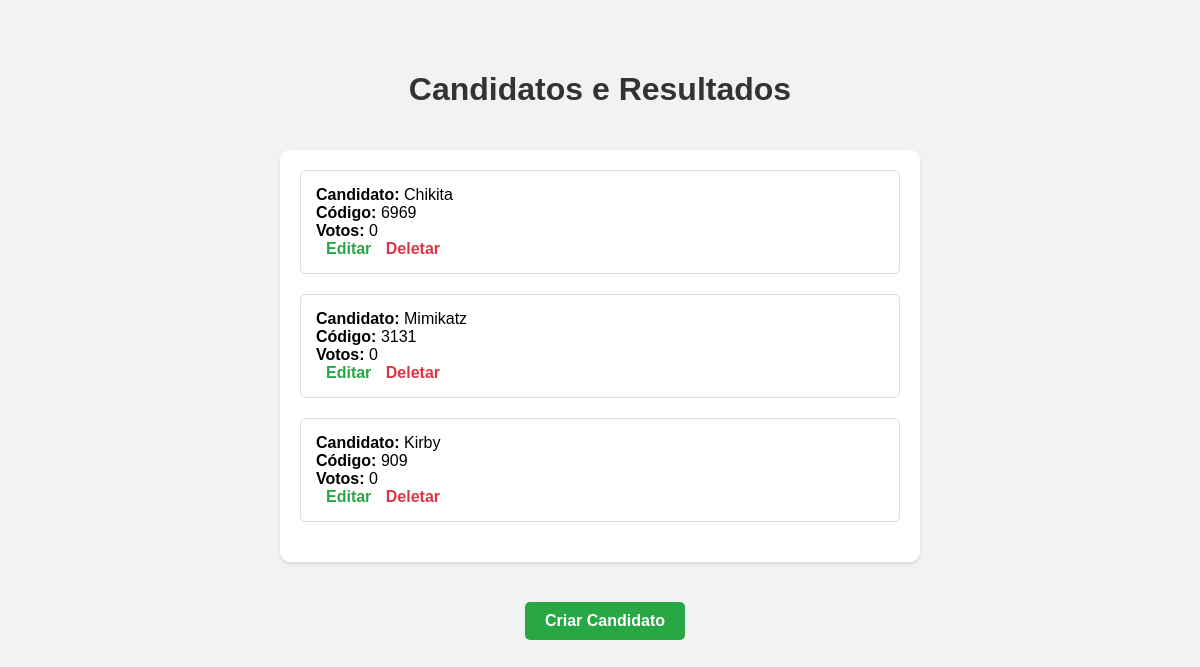
Page /dashboard on the earlier database version.
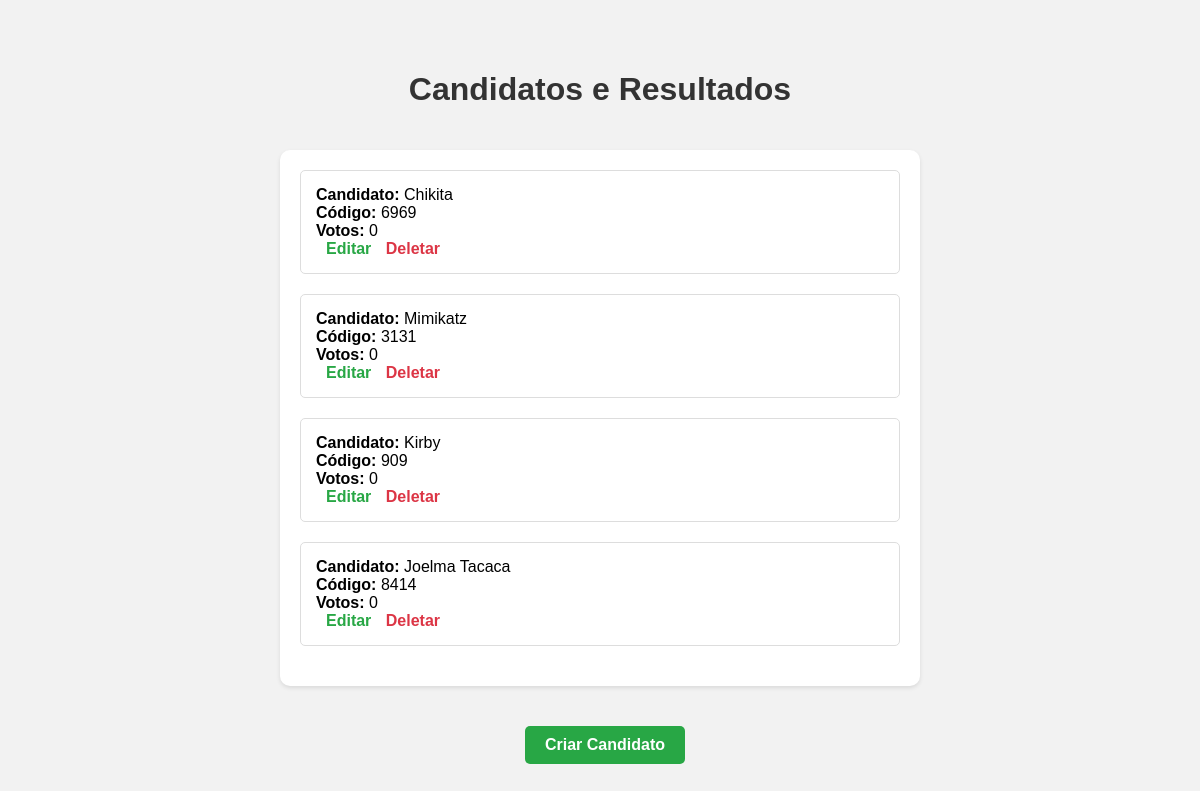
Same page on the later database version.
### app.py (models this page shows, shortened)
class Item(db.Model):
    id = db.Column(db.Integer, primary_key=True)
    cod = db.Column(db.Integer)
    candidato = db.Column(db.String(100), nullable=False)
    votos = db.Column(db.Integer, default=0)
    foto = db.Column(db.LargeBinary)
    fotodesc = db.Column(db.String(100))

### app.py (the view)
@app.route('/dashboard')
def visu():
    visu = Item.query.all()
    return render_template('dashboard.html', visu=visu)

### templates/dashboard.html (shortened to what this page needs)
<!DOCTYPE html>
<html lang="en">
<head>
</head>
<body>
    <h1>Candidatos e Resultados</h1>
    <ul>
        {% for item in visu %}
            <li>
                <strong>Candidato:</strong> {{ item.candidato }}<br>
                <strong>Código:</strong> {{ item.cod }}<br>
                <strong>Votos:</strong> {{ item.votos }}<br>
                <a class="edit" href="/editar/{{ item.id }}">Editar</a>
                <a class="delete" href="/deletar/{{ item.id }}">Deletar</a>
            </li>
        {% endfor %}
    </ul>
    <a class="create" href="/cadastro">Criar Candidato</a>
</body>
</html>

### templates/dashboard.html (style rules this page uses)
body { font-family: Arial, sans-serif; background-color: #f2f2f2; margin: 0; padding: 0; display: flex; flex-direction: column; align-items: center; }
h1 { color: #333; text-align: center; padding-top: 50px; font-family: 'Papyrus', sans-serif }
ul { list-style-type: none; padding: 0; margin: 20px auto; width: 80%; max-width: 600px; background-color: #fff; border-radius: 10px; box-shadow: 0 2px 4px rgba(0, 0, 0, 0.1); padding: 20px; }
li { margin-bottom: 20px; padding: 15px; border: 1px solid #ddd; border-radius: 5px; transition: background-color 0.3s ease-in-out; }
strong { font-weight: bold; }
a { color: #007bff; text-decoration: none; font-weight: bold; margin-left: 10px; cursor: pointer; transition: color 0.3s ease-in-out; }
a.delete { color: #dc3545; }
a.edit { color: #28a745; }
a.create { display: block; text-align: center; color: #fff; background-color: #28a745; border: none; padding: 10px 20px; border-radius: 5px; text-decoration: none; margin-top: 20px; transition: background-color 0.3s ease-in-out; }

Differences in the rows shown:
added Item: candidato "Joelma Tacaca", cod "8414", votos "0"
